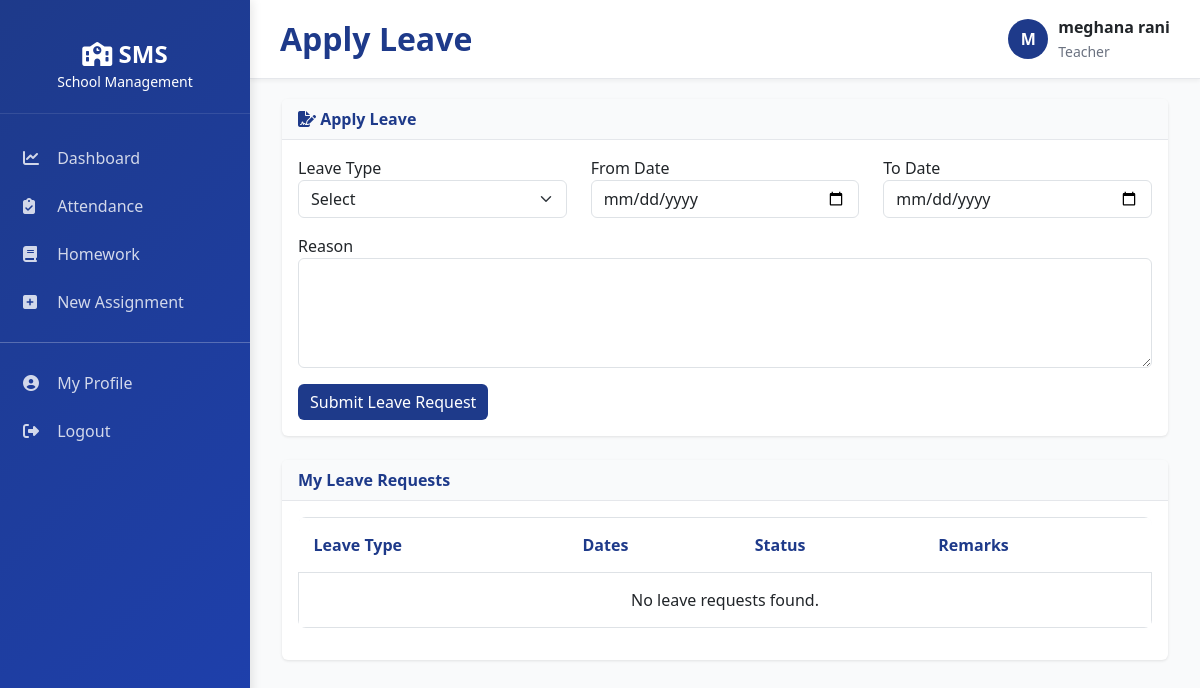
The page /teachers/apply-leave/ (signed in) on the database as committed earlier.
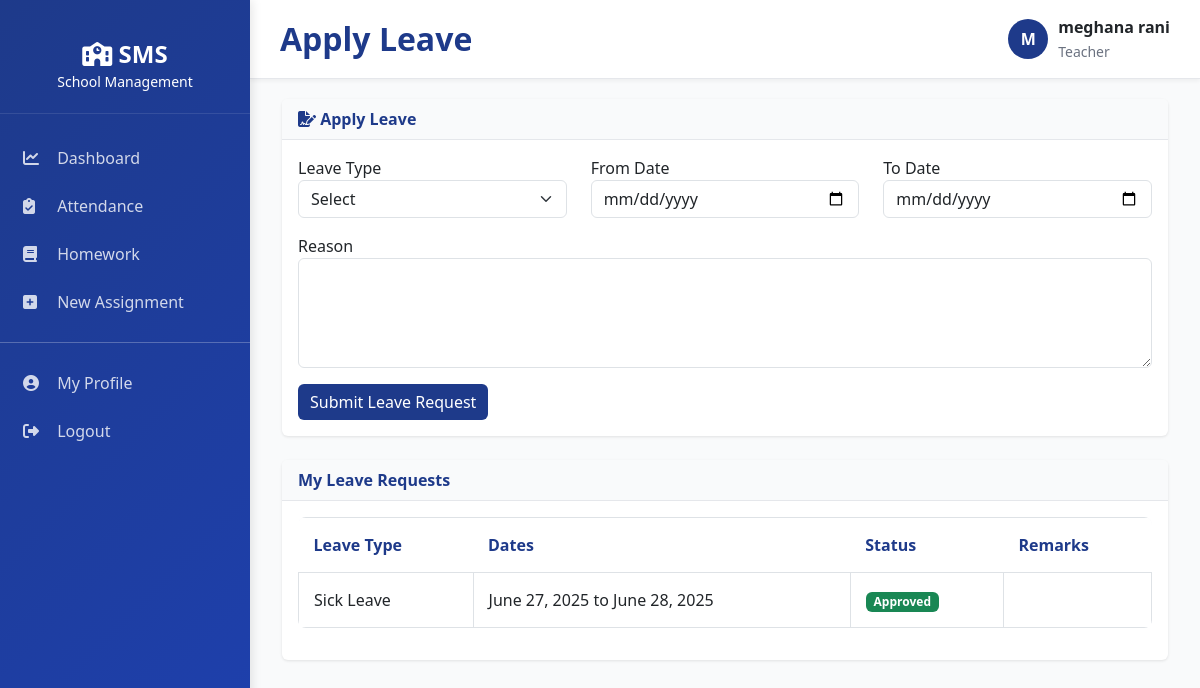
The same page on the database as committed later.
### apps/teachers/models.py (models this page shows, shortened)
class TeacherLeaveRequest(models.Model):
    STATUS_CHOICES = (
        ('pending', 'Pending'),
        ('approved', 'Approved'),
        ('rejected', 'Rejected'),
    )
    LEAVE_TYPES = (
        ('sick', 'Sick Leave'),
        ('casual', 'Casual Leave'),
        ('earned', 'Earned Leave'),
        ('study', 'Study Leave'),
    )
    teacher = models.ForeignKey(Teacher, on_delete=models.CASCADE, related_name='leave_requests')
    leave_type = models.CharField(max_length=20, choices=LEAVE_TYPES)
    start_date = models.DateField()
    end_date = models.DateField()
    reason = models.TextField()
    status = models.CharField(max_length=20, choices=STATUS_CHOICES, default='pending')
    approved_by = models.ForeignKey(User, on_delete=models.SET_NULL, null=True, blank=True, related_name='approved_teacher_leaves')
    remarks = models.TextField(blank=True)
    created_at = models.DateTimeField(auto_now_add=True)
    updated_at = models.DateTimeField(auto_now=True)
    class Meta:
        ordering = ['-created_at']

### apps/teachers/views.py (the view, shortened to what this page needs)
@login_required(login_url='login')
@role_required('teacher')
def apply_leave(request):
    teacher = Teacher.objects.get(user=request.user)
    leaves = TeacherLeaveRequest.objects.filter(
        teacher=teacher
    ).order_by("-created_at")
    return render(
        request,
        "teachers/apply_leave.html",
        {"leaves": leaves}
    )

### apps/accounts/context_processors.py (called while the page is built)
def user_context(request):
    context = {}
    if request.user.is_authenticated:
        try:
            context['user_profile'] = request.user.profile
            context['user_role'] = request.user.profile.get_role_display()
        except:
            pass
    return context

### templates/teachers/apply_leave.html (shortened to what this page needs)
{% extends "base/layout.html" %}
{% block page_title %}Apply Leave{% endblock %}
{% block content %}
<div class="container-fluid">
<div class="card mb-4">
    <div class="card-header">
        <i class="fas fa-file-signature"></i>
        Apply Leave
    </div>
    <div class="card-body">
        <form method="POST">
            <div class="row">
                <div class="col-md-4">
                    <label>Leave Type</label>
                    <select
                        name="leave_type"
                        class="form-select"
                        required>
                        <option value="">Select</option>
                    </select>
                </div>
                <div class="col-md-4">
                    <label>From Date</label>
                    <input
                        type="date"
                        name="start_date"
                        class="form-control"
                        required>
                </div>
                <div class="col-md-4">
                    <label>To Date</label>
                    <input
                        type="date"
                        name="end_date"
                        class="form-control"
                        required>
                </div>
            </div>
            <div class="mt-3">
                <label>Reason</label>
                <textarea
                    name="reason"
                    class="form-control"
                    rows="4"
                    required></textarea>
            </div>
            <button class="btn btn-primary mt-3">
                Submit Leave Request
            </button>
        </form>
    </div>
</div>
<div class="card">
<div class="card-header">
My Leave Requests
</div>
<div class="card-body">
<table class="table table-bordered">
<thead>
<tr>
<th>Leave Type</th>
<th>Dates</th>
<th>Status</th>
<th>Remarks</th>
</tr>
</thead>
<tbody>
{% for leave in leaves %}
<tr>
<td>{{ leave.get_leave_type_display }}</td>
<td>
{{ leave.start_date }}
to
{{ leave.end_date }}
</td>
<td>
{% if leave.status == 'approved' %}
<span class="badge bg-success">Approved</span>
{% elif leave.status == 'rejected' %}
<span class="badge bg-danger">Rejected</span>
{% else %}
<span class="badge bg-warning text-dark">Pending</span>
{% endif %}
</td>
<td>{{ leave.remarks }}</td>
</tr>
{% empty %}
<tr>
<td colspan="4" class="text-center">
No leave requests found.
</td>
</tr>
{% endfor %}
</tbody>
</table>
</div>
</div>
</div>
{% endblock %}

Rows that differ between the two databases and show on the page:
added TeacherLeaveRequest: leave_type "Sick Leave", start_date "June 27, 2025", end_date "June 28, 2025", status "Approved"
Other text that changed with them:
text no longer shown: "No leave requests found."
